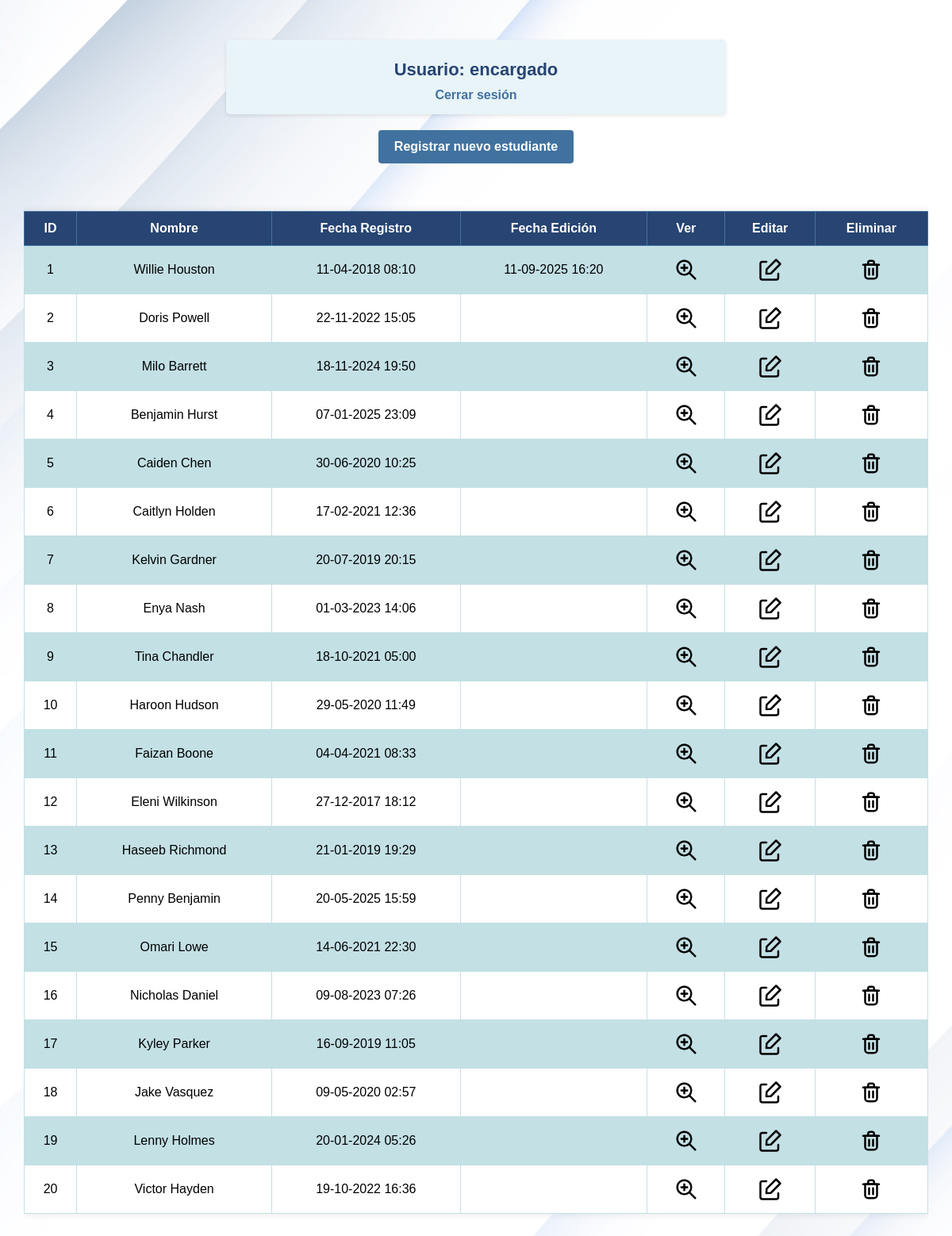
/students.php (signed in), run on the app's committed database.
### tables this page shows
CREATE TABLE `student` (
  `id_students` int(11) NOT NULL AUTO_INCREMENT,
  `nombre` varchar(50) NOT NULL,
  `id_sexo` int(11) DEFAULT NULL,
  `especifique` varchar(255) DEFAULT '',
  `edad` int(3) NOT NULL,
  `nacimiento` date NOT NULL,
  `id_paises` int(11) DEFAULT NULL,
  `telefono` varchar(14) NOT NULL,
  `correo` varchar(50) NOT NULL,
  `domicilio` varchar(255) NOT NULL,
  `foto` varchar(255) NOT NULL,
  `lista` varchar(255) NOT NULL,
  `excel` varchar(255) NOT NULL,
  `fecha_acceso` timestamp NULL DEFAULT current_timestamp(),
  `fecha_registro` timestamp NOT NULL DEFAULT current_timestamp(),
  `id_usuario_registro` int(11) DEFAULT NULL,
  `fecha_edicion` timestamp NULL DEFAULT NULL,
  `id_usuario_editor` int(11) DEFAULT NULL,
  `visible` int(11) NOT NULL DEFAULT 1,
  `fecha_borrado` timestamp NOT NULL DEFAULT current_timestamp(),
  `id_usuario_borrador` int(11) DEFAULT NULL,
  PRIMARY KEY (`id_students`),
  KEY `id_paises` (`id_paises`),
  KEY `id_sexo` (`id_sexo`),
  CONSTRAINT `student_ibfk_1` FOREIGN KEY (`id_paises`) REFERENCES `paises` (`id_paises`) ON DELETE CASCADE ON UPDATE CASCADE,
  CONSTRAINT `student_ibfk_2` FOREIGN KEY (`id_sexo`) REFERENCES `sexo` (`id_sexo`) ON DELETE CASCADE ON UPDATE CASCADE
);

### students.php (the view, shortened to what this page needs)
<?php
require_once 'conn.php';
$conn = new mysqli($servername, $username, $db_password, $dbname, $port);
$conn->set_charset("utf8mb4");
$sql = "
SELECT
  s.id_students   AS ID,
  s.nombre        AS Nombre,
  DATE_FORMAT(s.fecha_registro, '%d-%m-%Y %H:%i') AS Fecha_Registro,
  DATE_FORMAT(s.fecha_edicion, '%d-%m-%Y %H:%i') AS Fecha_Edicion
FROM student s
WHERE s.visible = 1
";
$result = $conn->query($sql);
if ($result->num_rows > 0) {
  echo "<div class='user-header'>";
  echo "<h2>Usuario: <strong>" . htmlspecialchars($_SESSION["usuario"]) . "</strong></h2>";
  echo "<a href='login.php?action=logout'>Cerrar sesión</a>";
  echo "</div>";
  echo "<div style='text-align: center;'>";
  echo "<a href='Registro.php' class='new-student-btn'>Registrar nuevo estudiante</a>";
  echo "</div>";
  echo "<div class='table-container'>";
  echo "<table class='students-table'>";
  echo "<tr>
        <th>ID</th>
        <th>Nombre</th>
        <th>Fecha Registro</th>
        <th>Fecha Edición</th>
        <th>Ver</th>
        <th>Editar</th>
        <th>Eliminar</th>
      </tr>";
  while ($row = $result->fetch_assoc()) {
    echo "<tr>";
    echo "<td>" . $row['ID'] . "</td>";
    echo "<td>" . htmlspecialchars($row['Nombre']) . "</td>";
    echo "<td>" . $row['Fecha_Registro'] . "</td>";
    echo "<td>" . ($row['Fecha_Edicion'] ? $row['Fecha_Edicion'] : '') . "</td>";
    echo "<td>
            <a href='student_information.php?id=" . $row['ID'] . "' class='btn-table'>
                <img src='./templates/magnifying.png' width='30' alt='Ver detalles' title='Ver detalles'>
            </a>
          </td>";
    echo "<td>
            <a href='editar_registro.php?id=" . $row['ID'] . "' class='btn-table'>
                <img src='./templates/edit.svg' width='30' alt='Editar registro' title='Editar registro'>
            </a>
          </td>";
    echo "<td>
            <a href='gestion.php?action=eliminar&id=" . $row['ID'] . "' class='btn-table' onclick='return confirm(\"¿Estás seguro de eliminar este registro?\")'>
                <img src='./templates/delete.svg' width='30' alt='Eliminar registro' title='Eliminar registro'>
            </a>
          </td>";
    echo "</tr>";
  }
  echo "</table>";
  echo "</div>";
}
?>
<!DOCTYPE html>
<html lang="es">
<head>
  <link rel="stylesheet" href="style.css" media="screen" />
</head>
<body>
</body>
</html>

### style.css (style rules this page uses)
body { font-family: Arial, sans-serif; margin: 10px; padding: 20px; background-image: url('templates/White.jpg'); background-size: cover; background-position: center; background-repeat: no-repeat; background-attachment: fixed; }
h2 { text-align: center; color: #000000; }
table { padding: 5px; font-family: arial, sans-serif; border: 1px solid #ddd; width: 100%; background-color: rgba(255, 255, 255, 0.9); border-collapse: collapse; margin: 20px 0; }
th { background-color: mediumspringgreen; border: 3px solid #e51919; text-align: center; padding: 8px; }
td { border: 3px solid #e51919; text-align: center; padding: 8px; }
tr { background-color: rgba(240, 240, 240, 0.9); }
tr:nth-child(even) { background-color: rgba(220, 220, 220, 0.9); }
a { background-color: transparent; text-decoration: none; }
h2 { background-color: rgba(0, 0, 0, 0); padding: 10px; border-radius: 5px; text-align: center; }
.btn-table { background-color: transparent; padding: 1px; border-radius: 3px; text-decoration: none; color: #000; }
.user-header { max-width: 600px; margin: 20px auto; text-align: center; padding: 20px; margin-bottom: 20px; background-color: transparent; }
.user-header h2 { color: #000; font-size: 22px; margin: 0; }
.user-header a { color: #337ab7; text-decoration: none; }
.new-student-btn { background-color: #4CAF50; color: white; padding: 10px 15px; text-decoration: none; border-radius: 4px; display: inline-block; margin-bottom: 20px; }
.table-container { overflow-x: auto; margin: 20px 0; }
.students-table { width: 100%; border-collapse: collapse; font-family: Arial, sans-serif; box-shadow: 0 0 10px rgba(0, 0, 0, 0.1); }
.students-table th { background-color: #274472; color: white; padding: 12px; text-align: center; font-weight: bold; border: 1px solid #41729f; }
.students-table td { padding: 10px; text-align: center; border: 1px solid #c3e0e5; }
.students-table tr:nth-child(even) { background-color: #c3e0e5; }
.students-table tr:nth-child(odd) { background-color: #ffffff; }
.students-table a { color: #274472; text-decoration: none; transition: color 0.3s; }
.user-header { text-align: center; padding: 15px; margin-bottom: 20px; background-color: #c3e0e5; border-radius: 5px; box-shadow: 0 2px 5px rgba(0, 0, 0, 0.1); }
.user-header h2 { color: #274472; font-size: 22px; margin: 0 0 10px 0; }
.user-header a { color: #41729f; text-decoration: none; font-weight: bold; }
.new-student-btn { background-color: #41729f; color: white; padding: 12px 20px; text-decoration: none; border-radius: 4px; display: inline-block; margin-bottom: 20px; font-weight: bold; transition: background-color 0.3s; }
.students-table .btn-table { display: inline-block; padding: 5px; border-radius: 4px; transition: background-color 0.3s; }
.students-table .btn-table img { vertical-align: middle; }
.user-header { text-align: center; padding: 15px; margin-bottom: 20px; background-color: #e8f4f8; border-radius: 5px; box-shadow: 0 2px 5px rgba(0, 0, 0, 0.1); }
.user-header h2 { color: #274472; font-size: 22px; margin: 0; font-weight: bold; }

### data on the page
student: id_students "1", nombre "Willie Houston", Fecha_Registro "11-04-2018 08:10", Fecha_Edicion "11-09-2025 16:20"
student: id_students "2", nombre "Doris Powell", Fecha_Registro "22-11-2022 15:05"
student: id_students "3", nombre "Milo Barrett", Fecha_Registro "18-11-2024 19:50"
student: id_students "4", nombre "Benjamin Hurst", Fecha_Registro "07-01-2025 23:09"
student: id_students "5", nombre "Caiden Chen", Fecha_Registro "30-06-2020 10:25"
student: id_students "6", nombre "Caitlyn Holden", Fecha_Registro "17-02-2021 12:36"
student: id_students "7", nombre "Kelvin Gardner", Fecha_Registro "20-07-2019 20:15"
student: id_students "8", nombre "Enya Nash", Fecha_Registro "01-03-2023 14:06"
student: id_students "9", nombre "Tina Chandler", Fecha_Registro "18-10-2021 05:00"
student: id_students "10", nombre "Haroon Hudson", Fecha_Registro "29-05-2020 11:49"
student: id_students "11", nombre "Faizan Boone", Fecha_Registro "04-04-2021 08:33"
student: id_students "12", nombre "Eleni Wilkinson", Fecha_Registro "27-12-2017 18:12"
student: id_students "13", nombre "Haseeb Richmond", Fecha_Registro "21-01-2019 19:29"
student: id_students "14", nombre "Penny Benjamin", Fecha_Registro "20-05-2025 15:59"
student: id_students "15", nombre "Omari Lowe", Fecha_Registro "14-06-2021 22:30"
student: id_students "16", nombre "Nicholas Daniel", Fecha_Registro "09-08-2023 07:26"
student: id_students "17", nombre "Kyley Parker", Fecha_Registro "16-09-2019 11:05"
student: id_students "18", nombre "Jake Vasquez", Fecha_Registro "09-05-2020 02:57"
student: id_students "19", nombre "Lenny Holmes", Fecha_Registro "20-01-2024 05:26"
student: id_students "20", nombre "Victor Hayden", Fecha_Registro "19-10-2022 16:36"

### other printed values
$_SESSION["usuario"] "encargado"
